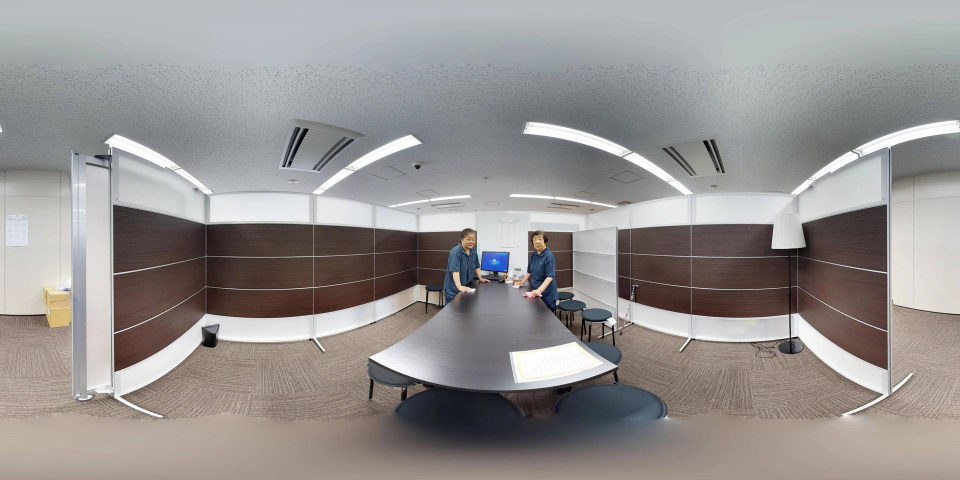
#> input picture bfov/eswa_frame/7PhJB.jpg, 1920 x 960 px (shown at 1/2 size)
$ python draw_bfov_7PhJB.py
#> lines starting #> are read from the running program, lines starting #| are printed output that depends on the picture
### bfov/lib/ImageRecorder.py
#!/usr/bin/env python
# encoding: utf-8

import cv2
import numpy as np

from scipy.interpolate import RegularGridInterpolator as interp2d

class ImageRecorder(object):

    """
    Record normal view video given 360 degree video.
    """
    def __init__(self, sphereW, sphereH, view_angle_w=64, view_angle_h=64, long_side=640):
        self.sphereW = sphereW
        self.sphereH = sphereH
        fov_w, fov_h = view_angle_w, view_angle_h
        self._long_side = long_side

        if fov_w >= fov_h:
            self._imgW = long_side
            self._imgH = int(np.tan(fov_h / 360 * np.pi) * self._imgW / float(np.tan(fov_w / 360 * np.pi)))
        else:
            self._imgH = long_side
            self._imgW = int(np.tan(fov_w / 360 * np.pi) * self._imgH / float(np.tan(fov_h / 360 * np.pi)))
        TX, TY = self._meshgrid()
        R, ANGy = self._compute_radius(view_angle_w, TY)

        self._R = R
        self._ANGy = ANGy
        self._Z = TX

    def _meshgrid(self):
        """Construct mesh point
        :returns: TX, TY

        """
        if self._imgW >= self._imgH:
            offset = int((self._imgW - self._imgH)/2)
            TX, TY = np.meshgrid(range(self._imgW), range(offset, self._imgH + offset))
        else:
            offset = int((self._imgH - self._imgW)/2)
            TX, TY = np.meshgrid(range(offset, self._imgW + offset), range(self._imgH))

        TX = TX.astype(np.float64) - 0.5
        TX -= self._long_side/2

        TY = TY.astype(np.float64) - 0.5
        TY -= self._long_side/2
        return TX, TY

    def _compute_radius(self, view_angle, TY):
        _view_angle = np.pi * view_angle / 180.
        r = self._imgW/2 / np.tan(_view_angle/2)
        R = np.sqrt(np.power(TY, 2) + r**2)
        ANGy = np.arctan(-TY/r)

        return R, ANGy

    # [4 lines left out: function catch, not called in this run]

    def _sample_points(self, x, y, border_only=False):
        angle_x, angle_y = self._direct_camera(x, y, border_only)
        Px = (angle_x + np.pi) / (2*np.pi) * self.sphereW + 0.5
        Py = (np.pi/2 - angle_y) / np.pi * self.sphereH + 0.5
        INDx = Px < 1
        Px[INDx] += self.sphereW
        return Px, Py  # array

    def _direct_camera(self, rotate_x, rotate_y, border_only=False):
        if border_only:
            angle_y = np.hstack([self._ANGy[0,:], self._ANGy[-1,:], self._ANGy[:,0], self._ANGy[:,-1]]) + rotate_y
            Z = np.hstack([self._Z[0,:], self._Z[-1,:], self._Z[:,0], self._Z[:,-1]])
            R = np.hstack([self._R[0,:], self._R[-1,:], self._R[:,0], self._R[:,-1]])
        else:
            angle_y = self._ANGy + rotate_y
            Z = self._Z  # Z = TX
            R = self._R

        X = np.sin(angle_y) * R
        Y = - np.cos(angle_y) * R

        INDn = np.abs(angle_y) > np.pi/2

        angle_x = np.arctan(Z / -Y)
        RZY = np.linalg.norm(np.stack((Y, Z), axis=0), axis=0)
        angle_y = np.arctan(X / RZY)

        angle_x[INDn] += np.pi
        angle_x += rotate_x

        INDy = angle_y < -np.pi/2
        angle_y[INDy] = -np.pi -angle_y[INDy]
        angle_x[INDy] = angle_x[INDy] + np.pi

        INDx = angle_x <= -np.pi
        angle_x[INDx] += 2*np.pi
        INDx = angle_x > np.pi
        angle_x[INDx] -= 2*np.pi
        return angle_x, angle_y

    # [36 lines left out: functions _warp_image, draw_BFoV, not called in this run]

### PANDORA/PRDA/lib/tools.py
import math
import functools
import numpy as np
from scipy.ndimage import map_coordinates
EPSILON = 1e-8

class Vector:
    def __init__(self, lst):
        self._values = list(lst)

    # [18 lines left out: functions zero, __add__, __sub__, not called in this run]

    def norm(self):
        """返回向量的模"""
        return math.sqrt(sum(e**2 for e in self))

    # [5 lines left out: function normalize, not called in this run]
        # return 1 / self.norm() * Vector(self._values)
        # return Vector([e / self.norm() for e in self])

    def __mul__(self, k):
        """返回数量乘法的结果向量：self * k"""
        return Vector([k * e for e in self])

    def __rmul__(self, k):
        """返回数量乘法的结果向量：k * self"""
        return self * k

    def __truediv__(self, k):
        """返回数量除法的结果向量：self / k"""
        return (1 / k) * self

    def __pos__(self):
        """返回向量取正的结果向量"""
        return 1 * self

    def __neg__(self):
        """返回向量取负的结果向量"""
        return -1 * self

    def __iter__(self):
        """返回向量的迭代器"""
        return self._values.__iter__()

    def __getitem__(self, index):
        """取向量的第index个元素"""
        return self._values[index]

    def __len__(self):
        """返回向量长度（有多少个元素）"""
        return len(self._values)

    def __repr__(self):
        return "Vector({})".format(self._values)

    def __str__(self):
        return "({})".format(", ".join(str(e) for e in self._values))

class tools(object):
    def __init__(self, erp_w=1024, erp_h=512):
        self.erp_w = erp_w
        self.erp_h = erp_h

    def pxpy2xyz(self, p):
        theta, phi = self.pxpy2uv(p[0],p[1])
        xyz = self.uv2xyz(theta, phi)
        return xyz

    def xyz2pxpy(self, xyz):
        theta, phi = self.xyz2uv(xyz)
        px, py = self.uv2pxpy(theta, phi)
        return [px, py]

    def pxpy2uv(self, px, py):
        theta = px / self.erp_w * (2 * np.pi) - np.pi
        phi = -py / self.erp_h * np.pi + np.pi / 2
        return theta, phi

    def uv2pxpy(self, theta, phi):
        px = (theta + np.pi) / (2 * np.pi) * self.erp_w
        py = -((phi + np.pi / 2) / np.pi * self.erp_h) + self.erp_h
        return px, py

    def uv2xyz(self, theta, phi):
        sph_r = 1
        x_3d = sph_r * np.cos(phi) * np.sin(theta)
        y_3d = sph_r * np.sin(phi)
        z_3d = sph_r * np.cos(phi) * np.cos(theta)

        return np.array([x_3d, y_3d, z_3d])

    def xyz2uv(self, xyz):
        theta = np.arctan2(xyz[0], xyz[2])
        phi = np.arctan2(xyz[1], np.sqrt(xyz[0] ** 2 + xyz[2] ** 2))
        return theta, phi


    def roll_T(self, n, xyz, gamma=0):
        '''
            rotation matrix
        '''
        gamma = gamma / 180 * np.pi
        n11 = (n[0] ** 2) * (1 - np.cos(gamma)) + np.cos(gamma)
        n12 = n[0] * n[1] * (1 - np.cos(gamma)) - n[2] * np.sin(gamma)
        n13 = n[0] * n[2] * (1 - np.cos(gamma)) + n[1] * np.sin(gamma)

        n21 = n[0] * n[1] * (1 - np.cos(gamma)) + n[2] * np.sin(gamma)
        n22 = (n[1] ** 2) * (1 - np.cos(gamma)) + np.cos(gamma)
        n23 = n[1] * n[2] * (1 - np.cos(gamma)) - n[0] * np.sin(gamma)

        n31 = n[0] * n[2] * (1 - np.cos(gamma)) - n[1] * np.sin(gamma)
        n32 = n[1] * n[2] * (1 - np.cos(gamma)) + n[0] * np.sin(gamma)
        n33 = (n[2] ** 2) * (1 - np.cos(gamma)) + np.cos(gamma)

        x, y, z = xyz[0], xyz[1], xyz[2]
        xx = n11 * x + n12 * y + n13 * z
        yy = n21 * x + n22 * y + n23 * z
        zz = n31 * x + n32 * y + n33 * z

        return [xx, yy, zz]

# [15 lines left out: functions roBbox, ro_Shpbbox, not called in this run]


def uv_meshgrid(erp_w, erp_h):
    uv = np.stack(np.meshgrid(range(erp_w), range(erp_h)), axis=-1)
    uv = uv.astype(np.float64)
    uv[..., 0] = ((uv[..., 0] + 0.5) / erp_w - 0.5) * 2 * np.pi
    uv[..., 1] = ((uv[..., 1] + 0.5) / erp_h - 0.5) * np.pi

    return uv


@functools.lru_cache()
def _uv_tri(erp_w, erp_h):
    uv = uv_meshgrid(erp_w, erp_h)
    sin_u = np.sin(uv[..., 0])
    cos_u = np.cos(uv[..., 0])
    sin_v = np.sin(uv[..., 1])
    cos_v = np.cos(uv[..., 1])
    return sin_u, cos_u, sin_v, cos_v


def uv_tri(erp_w, erp_h):
    sin_u, cos_u, sin_v, cos_v = _uv_tri(erp_w, erp_h)
    return sin_u.copy(), cos_u.copy(), sin_v.copy(), cos_v.copy()

def uv2xyz(erp_w, erp_h):
    sin_u, cos_u, sin_v, cos_v = uv_tri(erp_w, erp_h)
    x = cos_v * sin_u
    y = sin_v
    z = cos_v * cos_u
    return x, y, z


def xyz2uv(x, y, z):
    u = np.arctan2(x, z)
    v = np.arctan2(y, np.sqrt(x ** 2 + z ** 2))

    return u, v

def roll(gamma, n, erp_w, erp_h,):
    t = tools(erp_w, erp_h)
    x, y, z = uv2xyz(erp_w, erp_h)
    xyz = t.roll_T(n, [x, y, z], gamma)
    u, v = xyz2uv(xyz[0], xyz[1], xyz[2])
    return u, v

def rotate_image(img, gamma, n):
    u0, v0 = roll(gamma, n, img.shape[1], img.shape[0],)

    refx = (u0 / (2 * np.pi) + 0.5) * img.shape[1] - 0.5
    refy = (v0 / np.pi + 0.5) * img.shape[0] - 0.5

    # [TODO]: using opencv remap could probably speedup the process a little
    stretched_img = np.stack([
        map_coordinates(img[..., i], [refy, refx], order=1, mode='wrap')
        for i in range(img.shape[-1])
    ], axis=-1)

    return stretched_img


# [21 lines left out: function roPoint, not called in this run]

### bfov/eswa_frame/draw_bfov_7PhJB.py
#!/usr/bin/env python3
"""
绘制图像 7PhJB.jpg 上的 BFoV 标注，并进行随机旋转

使用方法：
conda run -n pointobb python draw_bfov_7PhJB.py
"""

import os
import sys
import numpy as np
import cv2

# 添加sphdet路径到Python路径
sys.path.append(os.path.join(os.path.dirname(__file__), '../../sphdet/visualizers'))
from ImageRecorder import ImageRecorder as BFoV

# 添加PANDORA路径用于三维旋转
sys.path.append(os.path.join(os.path.dirname(__file__), '../../PANDORA/RoIoU/libs'))
try:
    from tools import rotate_image, tools
    print("成功导入 rotate_image 和 tools")
except ImportError as e:
    print(f"导入失败: {e}")
    raise

# 图像 7PhJB.jpg 的 BFoV 标注（硬编码）
# 格式: [category_id, theta, phi, fov_x, fov_y]
# theta: 经度 (-π ~ π) - 弧度
# phi: 纬度 (-π/2 ~ π/2) - 弧度
# fov_x: 水平视场角（弧度）
# fov_y: 垂直视场角（弧度）
BFoV_ANNOTATIONS = [
    [1, 0.14562590946327697, -0.011453723216212833, 0.3490658503988659, 0.4188790204786391],
    [8, 0.07363107781851078, -0.2503456645829367, 0.13962634015954636, 0.06981317007977318],
    [21, 0.0867210472084682, -0.15871587885323438, 0.20943951023931956, 0.2792526803190927],
    [25, 0.8492117641734908, -1.0750137361502572, 0.3490658503988659, 0.2792526803190927],
    [25, -0.14562590946327697, -1.0651962591077895, 0.3490658503988659, 0.2792526803190927],
    [25, -0.5743224069843842, -0.9179341034707679, 0.20943951023931956, 0.2792526803190927],
    [25, 0.8197593330460868, -0.7968518866136611, 0.20943951023931956, 0.2792526803190927],
    [25, 0.7870344095711929, -0.5710499146368947, 0.20943951023931956, 0.2792526803190927],
    [25, 0.6103198228067673, -0.502327575339618, 0.13962634015954636, 0.20943951023931956],
    [25, 0.5612324375944268, -0.36815538909255385, 0.13962634015954636, 0.06981317007977318],
    [25, -0.3027055421427664, -0.3779728661350221, 0.13962634015954636, 0.20943951023931956],
    [28, -2.541090307825494, -0.2372556951929793, 0.2792526803190927, 2.0943951023931953],
    [31, 0.1390809247682979, -0.2601631416254046, 0.06981317007977318, 0.06981317007977318],
    [34, -0.0801760625134895, -0.16853335589570229, 0.2792526803190927, 0.4886921905584123],
    [34, 0.3550654197025965, -0.1947132946756175, 0.2792526803190927, 0.5585053606381855],
    [36, 0.0703585854710216, -0.6594072080191075, 1.117010721276371, 0.8377580409572782],
]

# 固定的FOV参数组合（9种）
FIXED_FOV_PARAMS = [
    (0.2612193871, 0.1306096936),
    (0.1847100000, 0.1847100000),
    (0.1306096936, 0.2612193871),
    (0.6791704065, 0.3395852032),
    (0.4802460000, 0.4802460000),
    (0.3395852032, 0.6791704065),
    (1.2016091807, 0.6008045903),
    (0.8496660000, 0.8496660000),
    (0.6008045903, 1.2016091807),
]

# person的中心点
PERSON_THETA = -0.0801760625134895
PERSON_PHI = -0.16853335589570229

# chair的中心点
CHAIR_THETA = 0.8492117641734908
CHAIR_PHI = -1.0750137361502572

# 生成person和chair的固定FOV标注
FIXED_BFOV_ANNOTATIONS = []
# person: category_id=34
for fov_x, fov_y in FIXED_FOV_PARAMS:
    FIXED_BFOV_ANNOTATIONS.append([34, PERSON_THETA, PERSON_PHI, fov_x, fov_y])
# chair: category_id=25
for fov_x, fov_y in FIXED_FOV_PARAMS:
    FIXED_BFOV_ANNOTATIONS.append([25, CHAIR_THETA, CHAIR_PHI, fov_x, fov_y])

# 类别名称映射（根据360indoor数据集标注文件）
CATEGORY_NAMES = {
    0: 'toilet',
    1: 'board',
    2: 'mirror',
    3: 'bed',
    4: 'potted plant',
    5: 'book',
    6: 'clock',
    7: 'phone',
    8: 'keyboard',
    9: 'tv',
    10: 'fan',
    11: 'backpack',
    12: 'light',
    13: 'refrigerator',
    14: 'bathtub',
    15: 'wine glass',
    16: 'airconditioner',
    17: 'cabinet',
    18: 'sofa',
    19: 'bowl',
    20: 'sink',
    21: 'computer',
    22: 'cup',
    23: 'bottle',
    24: 'washer',
    25: 'chair',
    26: 'picture',
    27: 'window',
    28: 'door',
    29: 'heater',
    30: 'fireplace',
    31: 'mouse',
    32: 'oven',
    33: 'microwave',
    34: 'person',
    35: 'vase',
    36: 'table',
}

# [28 lines left out: function box_transform, not called in this run]

def random_rotate_image_3d(img, max_angles=[30, 30, 30], rotate_ratio=1.0):
    """
    对ERP图像进行随机三维旋转

    参数:
    img: 输入图像
    max_angles: 三个旋转角度的最大值 [roll_max, pitch_max, yaw_max]，单位为度
    rotate_ratio: 比例系数，随机值范围为 [-max*ratio, max*ratio]

    返回:
    rotated_img: 旋转后的图像
    rotation_params: 使用的旋转参数 [roll, pitch, yaw]，单位为度
    """
    # 生成随机旋转角度
    roll = np.random.uniform(-max_angles[0], max_angles[0]) * rotate_ratio
    pitch = np.random.uniform(-max_angles[1], max_angles[1]) * rotate_ratio
    yaw = np.random.uniform(-max_angles[2], max_angles[2]) * rotate_ratio

    print(f"随机旋转参数: Roll={roll:.2f}°, Pitch={pitch:.2f}°, Yaw={yaw:.2f}°")

    # 应用三维旋转（参考 rotate_erp_3d.py，直接使用角度，不需要转换为弧度）
    rotated_img = img.copy()

    if abs(roll) > 1e-6:
        rotated_img = rotate_image(rotated_img, roll, np.array([1, 0, 0], dtype=np.float64))
    if abs(pitch) > 1e-6:
        rotated_img = rotate_image(rotated_img, pitch, np.array([0, 1, 0], dtype=np.float64))
    if abs(yaw) > 1e-6:
        rotated_img = rotate_image(rotated_img, yaw, np.array([0, 0, 1], dtype=np.float64))

    return rotated_img, [roll, pitch, yaw]

def transform_bfov_params(bfov_params, rotation_angles, erp_w, erp_h):
    """
    参考 rotate_erp_3d.py 中的 transform_rbfov_params 函数
    计算BFoV在三维旋转后的新参数（应用 Case 5 逻辑: Roll+, Pitch-, Yaw+）

    参数:
    bfov_params: [category_id, theta_rad, phi_rad, fov_x_rad, fov_y_rad]
                 theta: -π~π (弧度), phi: -π/2~π/2 (弧度)
    rotation_angles: [roll, pitch, yaw] 单位为度
    erp_w: ERP图像宽度
    erp_h: ERP图像高度

    返回:
    transformed_bfov: [category_id, new_theta_rad, new_phi_rad, fov_x_rad, fov_y_rad]
    """
    category_id, theta, phi, fov_x, fov_y = bfov_params
    roll, pitch, yaw = rotation_angles

    t = tools(erp_w, erp_h)

    # 将弧度转换为角度（与参考脚本一致）
    center_x = theta * 180 / np.pi  # -180 ~ 180
    center_y = phi * 180 / np.pi     # -90 ~ 90
    fov_x_deg = fov_x * 180 / np.pi
    fov_y_deg = fov_y * 180 / np.pi

    # ========== 1. 确定变换角度（Case 5: Pitch 取反）==========
    roll_t = roll
    pitch_t = -pitch  # 关键修正
    yaw_t = yaw

    # ========== 2. 变换中心点坐标 ==========
    # 计算原始中心点的像素坐标
    center_px = (center_x + 180) / 360 * erp_w
    center_py = (90 - center_y) / 180 * erp_h

    # 转为三维单位向量
    center_xyz = np.array(t.pxpy2xyz([center_px + 0.5, center_py + 0.5]))
    center_xyz = center_xyz / np.linalg.norm(center_xyz)

    # 应用旋转矩阵
    if abs(roll_t) > 1e-6:
        center_xyz = np.array(t.roll_T(np.array([1, 0, 0]), center_xyz, roll_t))
    if abs(pitch_t) > 1e-6:
        center_xyz = np.array(t.roll_T(np.array([0, 1, 0]), center_xyz, pitch_t))
    if abs(yaw_t) > 1e-6:
        center_xyz = np.array(t.roll_T(np.array([0, 0, 1]), center_xyz, yaw_t))

    center_xyz = center_xyz / np.linalg.norm(center_xyz)

    # 转回经纬度（角度）
    px_new, py_new = t.xyz2pxpy(center_xyz)
    new_center_x = (px_new / erp_w) * 360 - 180
    new_center_y = 90 - (py_new / erp_h) * 180

    # 转换回弧度
    new_theta = new_center_x * np.pi / 180
    new_phi = new_center_y * np.pi / 180

    return [category_id, new_theta, new_phi, fov_x, fov_y]

def draw_bfov_on_image(img, bfov_annotations, img_w, img_h, use_filter=False):
    """
    在图像上绘制多个BFoV

    参数:
    img: 输入图像
    bfov_annotations: BFoV标注列表，每个元素为 [category_id, theta, phi, fov_x, fov_y]
    img_w: 图像宽度
    img_h: 图像高度
    use_filter: 是否启用过滤逻辑（True: 只绘制person和chair，每个类别只绘制一个）

    返回:
    img: 绘制后的图像
    """
    # 为每个类别分配不同的颜色（BGR格式）
    category_colors = {
        1: (0, 255, 0),    # person - 绿色
        8: (0, 0, 255),    # chair - 红色
        21: (255, 0, 0),   # monitor - 蓝色
        25: (0, 255, 255), # bottle - 黄色
        28: (255, 0, 255), # wall - 品红色
        31: (255, 255, 0), # lamp - 青色
        34: (128, 0, 0),   # table - 深蓝色
        36: (128, 128, 0), # floor - 橄榄色
    }

    # 跟踪已绘制的类别（每个类别只绘制第一个）
    drawn_categories = set()

    # 绘制每个BFoV
    for i, ann in enumerate(bfov_annotations):
        category_id, theta, phi, fov_x, fov_y = ann

        # 转换为角度制用于显示
        theta_deg = theta * 180 / np.pi
        phi_deg = phi * 180 / np.pi
        fov_x_deg = fov_x * 180 / np.pi
        fov_y_deg = fov_y * 180 / np.pi

        # 检查FOV参数是否有效
        if fov_x_deg <= 0 or fov_y_deg <= 0:
            print(f"  跳过无效BFoV {i+1}: FOV参数为负")
            continue

        # 获取类别名称
        category_name = CATEGORY_NAMES.get(category_id, f'category_{category_id}')

        # 如果启用过滤，只绘制 person 和 chair 这两个类别
        if use_filter:
            if category_name not in ['person', 'chair']:
                print(f"  跳过BFoV {i+1}: {category_name}（该类别不需要绘制）")
                continue

            # 每个类别只绘制第一个标注
            if category_id in drawn_categories:
                print(f"  跳过BFoV {i+1}: {category_name}（该类别已绘制）")
                continue
            drawn_categories.add(category_id)

        print(f"  绘制BFoV {i+1}: {category_name}")
        print(f"    中心: ({theta_deg:.2f}°, {phi_deg:.2f}°)")
        print(f"    FOV:  ({fov_x_deg:.2f}° x {fov_y_deg:.2f}°)")

        # 选择颜色
        color = category_colors.get(category_id, (128, 128, 128))  # 默认灰色

        # 使用BFoV绘制
        try:
            # 创建BFoV实例（使用角度制FOV参数）
            bfov = BFoV(img_w, img_h,
                       view_angle_w=fov_x_deg,
                       view_angle_h=fov_y_deg,
                       long_side=img_w)

            # 获取BFoV的边界点（直接使用弧度制坐标，theta: -π~π, phi: -π/2~π/2）
            px, py = bfov._sample_points(theta, phi, border_only=True)

            # 逐点绘制BFoV边界（不连接顶点，使用半径1的小圆点）
            for j in range(px.shape[0]):
                x, y = int(px[j]), int(py[j])
                if 0 <= y < img_h and 0 <= x < img_w:
                    cv2.circle(img, (x, y), 1, color, -1, lineType=cv2.LINE_AA)

        except Exception as e:
            print(f"  绘制BFoV {i+1}失败: {e}")
            import traceback
            traceback.print_exc()

    return img


def main():
    # 配置参数
    img_path = './7PhJB.jpg'  # 图像路径
    output_path = './7PhJB_bfov.jpg'  # 输出路径（绘制BFoV后）
    rotated_output_path = './7PhJB_bfov_rotated.jpg'  # 旋转后的输出路径

    # 检查图像是否存在
    if not os.path.exists(img_path):
        print(f"错误: 图像文件不存在: {img_path}")
        return

    # 读取图像
    img = cv2.imread(img_path)
    if img is None:
        print(f"错误: 无法读取图像: {img_path}")
        return

    img_h, img_w = img.shape[:2]
    print(f"图像尺寸: {img_w} x {img_h}")
    print(f"固定FOV标注数量: {len(FIXED_BFOV_ANNOTATIONS)}")

    # 在原始图像上绘制固定FOV的BFoV（不启用过滤，绘制所有BFoV）
    img_with_bfov = draw_bfov_on_image(img.copy(), FIXED_BFOV_ANNOTATIONS, img_w, img_h, use_filter=False)

    # 保存绘制BFoV后的图像
    cv2.imwrite(output_path, img_with_bfov)
    print(f"\n绘制BFoV后的图像保存到: {os.path.abspath(output_path)}")

    # ========== 新逻辑：先旋转图像，再变换BFoV参数，最后绘制到旋转后的图像上 ==========
    print("\n=== 开始随机三维旋转 ===")
    max_angles = [60, 60, 60]  # Roll, Pitch, Yaw 的最大角度（度）
    rotate_ratio = 1.0  # 比例系数
    rotated_img, rotation_params = random_rotate_image_3d(img.copy(), max_angles, rotate_ratio)

    # 变换BFoV参数（应用同样的旋转）
    print("\n=== 变换BFoV参数 ===")
    transformed_annotations = []
    for ann in FIXED_BFOV_ANNOTATIONS:
        transformed_ann = transform_bfov_params(ann, rotation_params, img_w, img_h)
        transformed_annotations.append(transformed_ann)

    # 在旋转后的图像上绘制变换后的BFoV（不启用过滤，绘制所有BFoV）
    rotated_img_with_bfov = draw_bfov_on_image(rotated_img.copy(), transformed_annotations, img_w, img_h, use_filter=False)

    # 保存旋转后并绘制BFoV的图像
    cv2.imwrite(rotated_output_path, rotated_img_with_bfov)
    print(f"旋转后并绘制BFoV的图像保存到: {os.path.abspath(rotated_output_path)}")

    # 显示统计信息
    print("\n=== 标注统计 ===")
    category_counts = {}
    for ann in BFoV_ANNOTATIONS:
        category_id = ann[0]
        category_counts[category_id] = category_counts.get(category_id, 0) + 1

    for category_id, count in sorted(category_counts.items()):
        category_name = CATEGORY_NAMES.get(category_id, f'category_{category_id}')
        print(f"  {category_name}: {count} 个标注")

if __name__ == '__main__':
    main()
#> in main, img is the input picture: shape (960, 1920, 3); mean B, G, R 145.2, 146.2, 150.3
#| 图像尺寸: 1920 x 960
#> after the loop in draw_bfov_on_image, `for i, ann in enumerate(bfov_annotations):`:
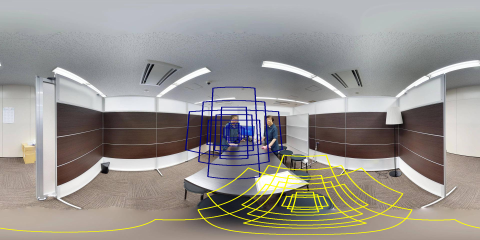
#> img: shape (960, 1920, 3) (shown at 1/4 size); mean of channels 0, 1, 2 142.8, 147.2, 151.2; drawn as B, G, R
#> after the loop in draw_bfov_on_image, `for i, ann in enumerate(bfov_annotations):`: drawn_categories = 0 items
#> in roll_T, `n11 = (n[0] ** 2) * (1 - np.cos(gamma)) + np.cos(gamma)`: n11 = 1
#> in roll_T, `n12 = n[0] * n[1] * (1 - np.cos(gamma)) - n[2] * np.sin(gamma)`: n12 = 0
#> in roll_T, `n22 = (n[1] ** 2) * (1 - np.cos(gamma)) + np.cos(gamma)`: n22 = 0.995
#> in roll_T, `n23 = n[1] * n[2] * (1 - np.cos(gamma)) - n[0] * np.sin(gamma)`: n23 = -0.102
#> in roll_T, `n31 = n[0] * n[2] * (1 - np.cos(gamma)) - n[1] * np.sin(gamma)`: n31 = 0
#> in roll_T, `n32 = n[1] * n[2] * (1 - np.cos(gamma)) + n[0] * np.sin(gamma)`: n32 = 0.102
#> in roll_T, `n33 = (n[2] ** 2) * (1 - np.cos(gamma)) + np.cos(gamma)`: n33 = 0.995
#> in roll_T, `x, y, z = xyz[0], xyz[1], xyz[2]`:
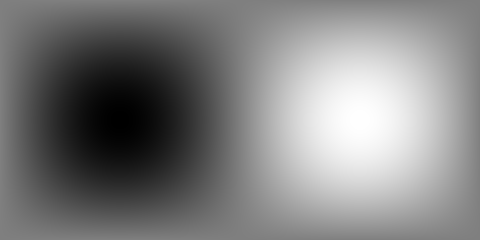
#> x: shape (960, 1920) float64 (shown at 1/4 size); min -1, max 1, mean -5.61e-19; drawn with min black and max white
#> in roll_T, `x, y, z = xyz[0], xyz[1], xyz[2]`:
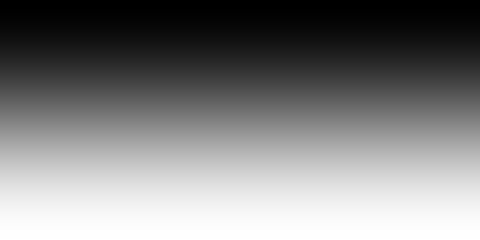
#> y: shape (960, 1920) float64 (shown at 1/4 size); min -1, max 1, mean -3.85e-17; drawn with min black and max white
#> in roll_T, `x, y, z = xyz[0], xyz[1], xyz[2]`:
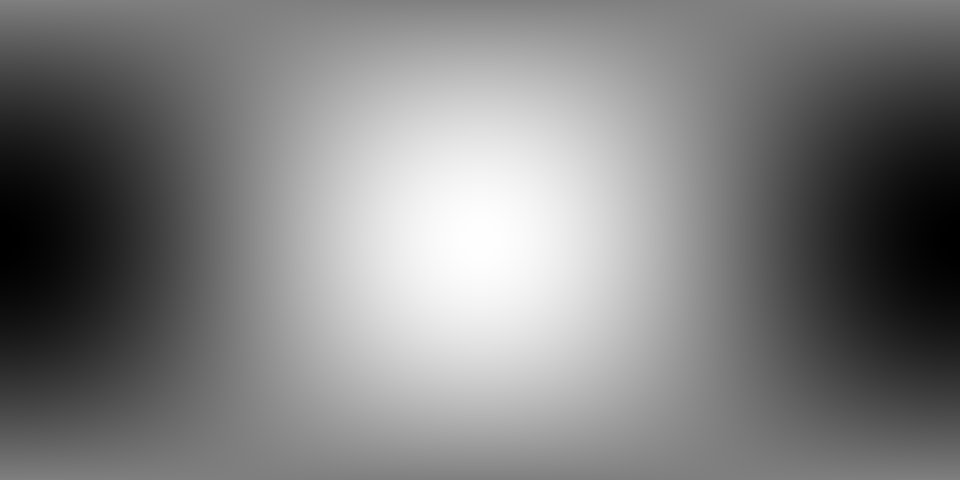
#> z: shape (960, 1920) float64 (shown at 1/2 size); min -1, max 1, mean 2.51e-17; drawn with min black and max white
#> (the rest of the program and of its run is left out)
